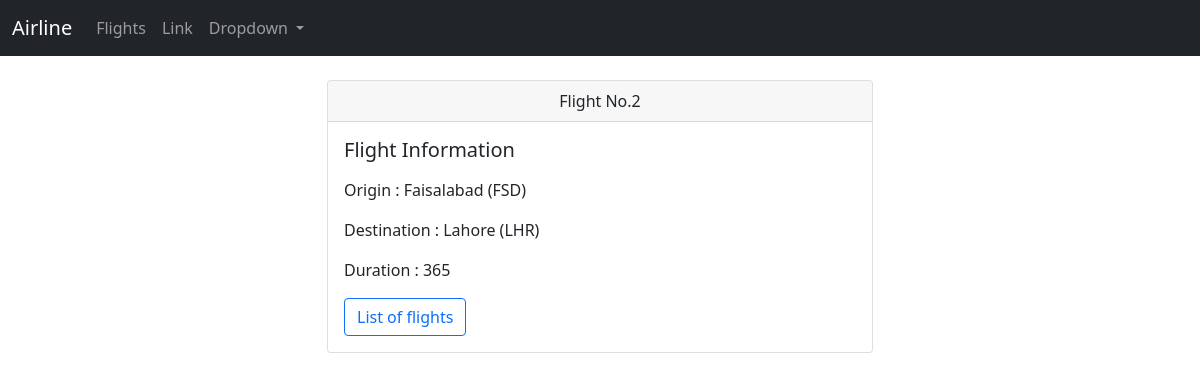
Page /flights/2 on the committed database.
### flights/models.py (models this page shows, shortened)
class Flight(models.Model):
  origin = models.ForeignKey(Airpot,on_delete=models.CASCADE,related_name="departures")
  destination = models.ForeignKey(Airpot,on_delete=models.CASCADE,related_name="arrivals")
  duration = models.IntegerField()

class Airpot(models.Model):
  code = models.CharField(max_length=3)
  city = models.CharField(max_length=64)
  def __str__(self):
      return f"{self.city} ({self.code})"

### flights/views.py (the view)
# urls.py: path('<int:flight_id>',views.show,name='show')
def show(request,flight_id):
  return render(request,'flights/show.html',{
    'flight': Flight.objects.get(pk=flight_id)
  })

### flights/templates/flights/show.html
{% extends "flights/layout.html" %}
{% block body %}
  <br>
  <div class="container">
    <div class="row d-flex justify-content-center">
      <div class="col-sm-6">
        <div class="card">
          <div class="card-header text-center">
            Flight No.{{ flight.id }}
          </div>
          <div class="card-body">
            <h5 class="card-title">Flight Information</h5>
            <p class="card-text">
              <p>Origin : {{ flight.origin }}</p>
              <p>Destination : {{ flight.destination }}</p>
              <p>Duration : {{ flight.duration }}</p>
            </p>
            <a href="{% url 'flights:index' %}" class="btn btn-outline-primary">List of flights</a>
          </div>
        </div>
      </div>
    </div>
  </div>
{% endblock %}

### rows in the picture
Flight: id "2", origin "Faisalabad (FSD)", destination "Lahore (LHR)", duration "365"
